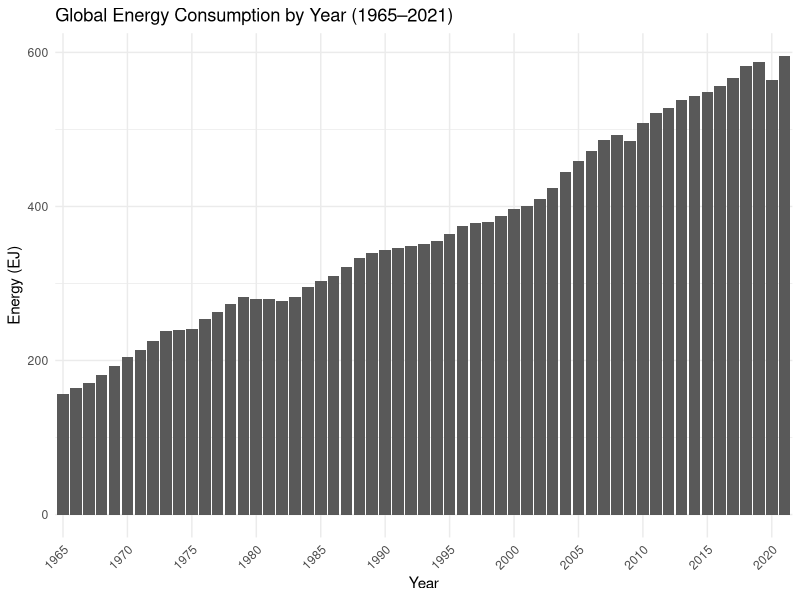
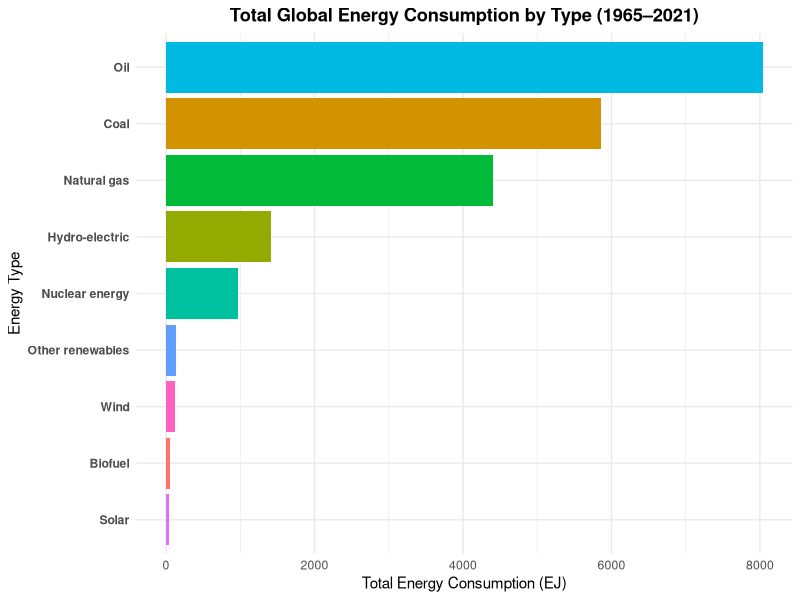

These charts were generated, in order, by the following R code: (Note: this script raises an error after producing the figures.)
## ---- chunk 1
#| label: setup
#| include: false

# Set global knitr options
knitr::opts_chunk$set(
  echo = TRUE, 
  message = FALSE, 
  warning = FALSE
)

# Loading the libraries
library(readr)
library(dplyr)
library(tidyr)
library(ggplot2)

energy <- read_csv("data.csv")
## ---- chunk 2
dim(energy) # Dimensions 
## ---- chunk 3
dplyr::summarise(
  energy,
  n_countries = dplyr::n_distinct(Country),
  n_regions   = dplyr::n_distinct(Region),
  n_types     = dplyr::n_distinct(Type),
  year_min    = min(Year, na.rm = TRUE),
  year_max    = max(Year, na.rm = TRUE)
)
## ---- chunk 4
energy_clean <- energy %>%
  dplyr::rename(energy_ej = `Energy consumption (in Exajoules)`)

names(energy_clean)
## ---- chunk 5
dplyr::count(energy_clean, Type, sort = TRUE)
## ---- chunk 6
sum(is.na(energy_clean)) # total NAs in the entire data frame
## ---- chunk 7

colSums(is.na(energy_clean)) # NAs by column (counts)
## ---- chunk 8
range(energy_clean$Year, na.rm = TRUE)
## ---- chunk 9
#| label: summarize-year-type

energy_summary <- energy_clean %>%
  dplyr::group_by(Year, Type) %>%
  dplyr::summarize(
    total = sum(energy_ej, na.rm = TRUE),
    .groups = "drop"
  )

dplyr::slice_head(energy_summary, n = 10)

## ---- chunk 10
#| label: viz-total-energy-bars-yearly

energy_total <- energy_clean %>%
  dplyr::group_by(Year) %>%
  dplyr::summarize(total_ej = sum(energy_ej, na.rm = TRUE), .groups = "drop")

ggplot(energy_total, aes(x = factor(Year), y = total_ej)) +
  geom_col() +
  labs(
    title = "Global Energy Consumption by Year (1965–2021)",
    x = "Year",
    y = "Energy (EJ)"
  ) +
  theme_minimal() +
  # show every 5th year label so it’s readable
  scale_x_discrete(breaks = as.character(seq(min(energy_total$Year), max(energy_total$Year), by = 5))) +
  theme(axis.text.x = element_text(angle = 45, hjust = 1))


## ---- chunk 11

# Summarize total consumption by energy type
energy_type_total <- energy_clean %>%
  group_by(Type) %>%
  summarize(total_ej = sum(energy_ej, na.rm = TRUE), .groups = "drop") %>%
  arrange(desc(total_ej))

# Horizontal bar plot
ggplot(energy_type_total, aes(x = reorder(Type, total_ej), y = total_ej, fill = Type)) +
  geom_col(show.legend = FALSE) +
  coord_flip() +
  labs(
    title = "Total Global Energy Consumption by Type (1965–2021)",
    x = "Energy Type",
    y = "Total Energy Consumption (EJ)"
  ) +
  theme_minimal() +
  theme(
    plot.title = element_text(face = "bold", hjust = 0.5),
    axis.text.y = element_text(face = "bold")
  )

## ---- chunk 12

ggplot(energy_top10_trend, aes(x = Year, y = total_ej, color = Country)) +
  geom_line(linewidth = 1) +
  # X-axis: every 5 years
  scale_x_continuous(
    breaks = seq(min(energy_top10_trend$Year),
                 max(energy_top10_trend$Year), by = 5),
    expand = c(0.01, 0.01)
  ) +
  # Y-axis: show ticks every 10 units instead of 5
  scale_y_continuous(
    breaks = seq(0, 160, by = 15),    # 👈 wider spacing, no overlap
    limits = c(0, 160)
  ) +
  labs(
    title = "Energy Consumption Trends of Top 10 Countries (1965–2021)",
    x = "Year",
    y = "Energy Consumption (EJ)",
    color = "Country"
  ) +
  theme_minimal(base_size = 13) +
  theme(
    plot.title      = element_text(face = "bold", hjust = 0.5, size = 15),
    axis.text.x     = element_text(angle = 45, hjust = 1),
    axis.text.y     = element_text(size = 10),
    legend.position = "bottom",
    legend.title    = element_text(face = "bold"),
    panel.grid.minor = element_blank(),   # remove minor grid clutter
    panel.grid.major.y = element_line(linewidth = 0.3, color = "gray80")
  )


## ---- chunk 13

# Summarize total energy by Region and Year
energy_region <- energy_clean %>%
  group_by(Region, Year) %>%
  summarize(total_ej = sum(energy_ej, na.rm = TRUE), .groups = "drop")

# Scatter + smooth plot faceted by Region
ggplot(energy_region, aes(x = Year, y = total_ej)) +
  geom_point(color = "black", size = 1) +        # black points
  geom_smooth(color = "blue", se = FALSE, size = 0.6) +  # thinner blue line
  facet_wrap(~ Region, nrow = 2) +
  labs(
    title = "Energy Consumption Trends by Region (1965–2021)",
    x = "Year",
    y = "Energy Consumption (EJ)"
  ) +
  theme_minimal() +
  theme(
    plot.title  = element_text(face = "bold", hjust = 0.5),
    axis.text.x = element_text(angle = 45, hjust = 1),
    strip.text  = element_text(face = "bold")
  )

## ---- chunk 14
energy_change <- energy_clean %>%
  group_by(Year) %>%
  summarize(total_ej = sum(energy_ej, na.rm = TRUE), .groups="drop") %>%
  arrange(Year) %>%
  mutate(pct_change = (total_ej - lag(total_ej)) / lag(total_ej) * 100)

ggplot(energy_change, aes(x = Year, y = pct_change)) +
  geom_col(fill = "steelblue") +
  geom_hline(yintercept = 0, color="gray40") +
  labs(title = "Year-to-Year % Change in Global Energy Consumption",
       x = "Year", y = "Percent Change") +
  theme_minimal() +
  theme(plot.title = element_text(face="bold", hjust=0.5))

## ---- chunk 15
renew_types <- c("Solar","Wind","Hydro-electric","Biofuel","Other renewables")

energy_region_share <- energy_clean %>%
  mutate(Category = ifelse(Type %in% renew_types, "Renewable", "Non-Renewable")) %>%
  group_by(Region, Year, Category) %>%
  summarize(total = sum(energy_ej, na.rm = TRUE), .groups = "drop") %>%
  group_by(Region, Year) %>%
  mutate(share = total / sum(total))

ggplot(energy_region_share, aes(x = Year, y = share, fill = Category)) +
  geom_col(position = "fill") +
  facet_wrap(~ Region, nrow = 2) +
  scale_x_continuous(
    breaks = seq(1965, 2021, by = 15),   # 👈 Year ticks every 10 years
    expand = c(0, 0)
  ) +
  labs(
    title = "Renewable vs Non-Renewable Energy Share by Region (1965–2021)",
    x = "Year",
    y = "Share of Total Energy",
    fill = "Category"
  ) +
  scale_y_continuous(labels = scales::percent) +  # optional: make y-axis percent
  theme_minimal() +
  theme(
    plot.title  = element_text(face = "bold", hjust = 0.5),
    axis.text.x = element_text(angle = 45, hjust = 1),
    strip.text  = element_text(face = "bold")
  )

